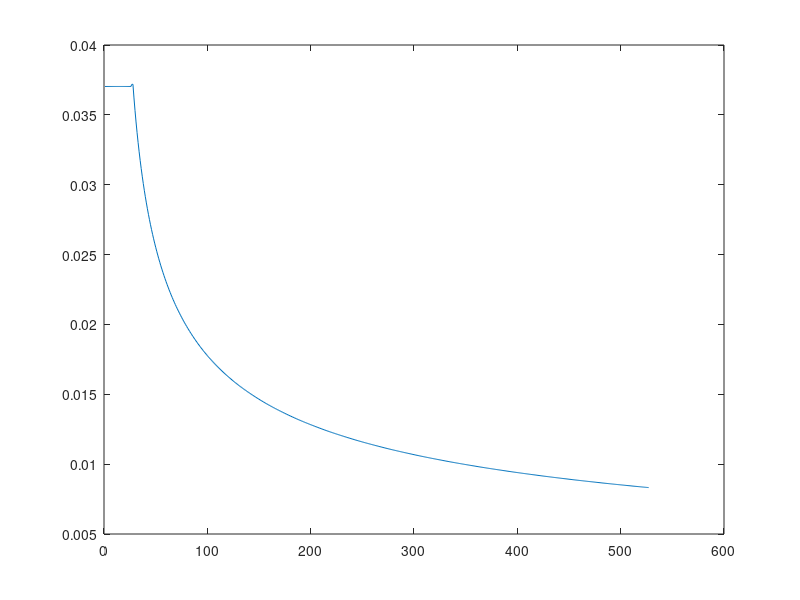

Here is the MATLAB script that generated this plot: (Note: this script raises an error after producing the figure.)
% ===============================================================
%     Code used only to generate and save the integral tables
% ===============================================================
function generateTables

% Generate the integral tables, more accurate than Abramowitz &
% Stegun provide, since they give only 7 digits.
FresnelCObj = @(t) cos(pi*t.^2/2);
FresnelSObj = @(t) sin(pi*t.^2/2);

p = 1.75;
T0 = linspace(1,7.5.^p,501).' .^(1/p);
dt = T0(2) - T0(1);
T0 = [linspace(0,1 - dt,ceil(1./dt))';T0];
plot(diff(T0))

n = length(T0);
FC75 = zeros(n,1);
FS75 = zeros(n,1);

h = waitbar(0,'Computing Fresnel integrals');
for i = 2:n
  waitbar(i/n,h)
  FC75(i) = quadgk(FresnelCObj,0,T0(i),'abstol',1.e-16,'reltol',100*eps('double'));
  FS75(i) = quadgk(FresnelSObj,0,T0(i),'abstol',1.e-16,'reltol',100*eps('double'));
end
delete(h)

% Turn them into splines, then save the splines. These splines are
% first built in a Hermite form, since I can supply the 1st and second
% derivatives of the function. Then I turn them into a pp form, for use
% in fresnelC and fresnelS.
FCspl = hermite2slm([T0,FC75,FresnelCObj(T0), -pi*T0.*sin(pi*T0.^2/2), ...
  -pi*(sin(pi*T0.^2/2) + pi*T0.^2 .*cos(pi*T0.^2/2))]);
FCspl = slm2pp(FCspl);

FSspl = hermite2slm([T0,FS75,FresnelSObj(T0),pi*T0.*cos(pi*T0.^2/2), ...
  pi*(cos(pi*T0.^2/2) - pi*T0.^2 .*sin(pi*T0.^2/2))]);
FSspl = slm2pp(FSspl);

save _Fresnel_data_ FCspl FSspl


% test the result
clear functions

n = 1000;
T = sort(rand(n,1)*10);
FCquad = zeros(n,1);
FSquad = zeros(n,1);
for i = 1:n
  FCquad(i) = quadgk(FresnelCObj,0,T(i),'abstol',1.e-16);
  FSquad(i) = quadgk(FresnelSObj,0,T(i),'abstol',1.e-16);
end
FCpred = fresnelC(T,0);
FSpred = fresnelS(T,0);

subplot(1,2,1)
plot(T,FCquad - FCpred,'.')
grid on
subplot(1,2,2)
plot(T,FSquad - FSpred,'.')
grid on

end